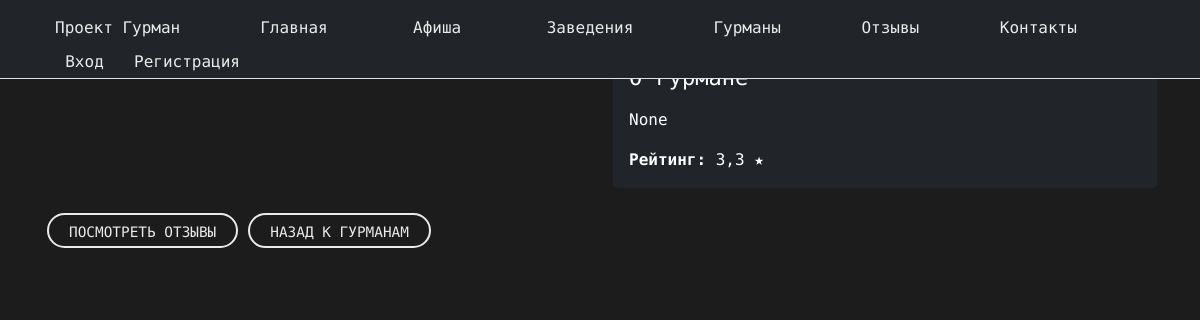
The app's page /gourmands/jaims-hatfield/, older data.
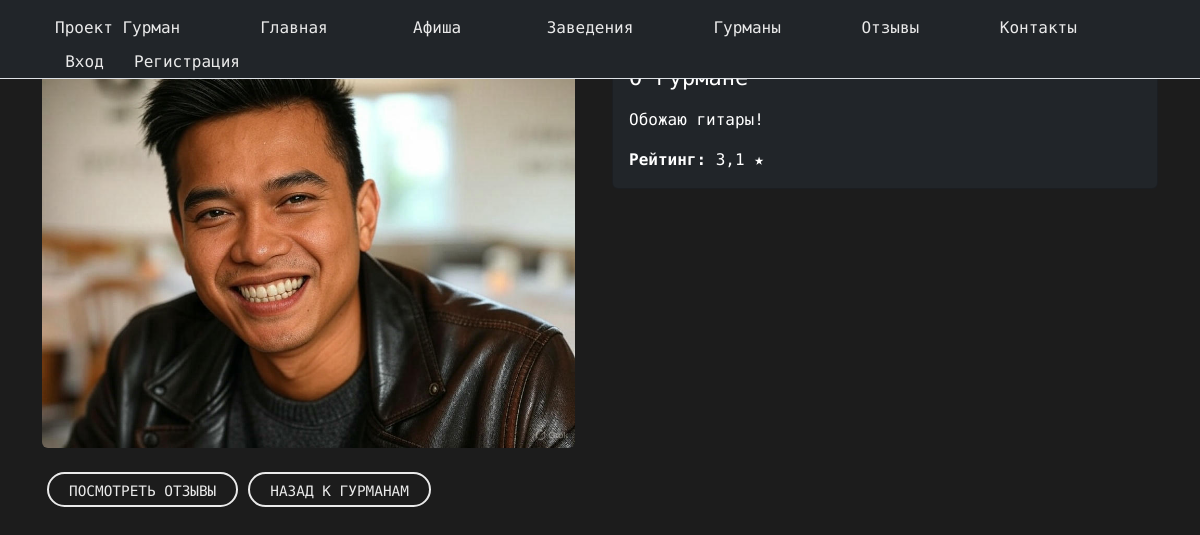
The same page, newer data.
### landing/models.py (models this page shows, shortened)
class User(AbstractBaseUser, PermissionsMixin):
    ROLE_CHOICES = (
        ("gourmand", "Гурман"),
        ("owner", "Владелец заведения"),
    )
    email = models.EmailField(unique=True)
    first_name = models.CharField(max_length=30, blank=True)
    last_name = models.CharField(max_length=30, blank=True)
    role = models.CharField(max_length=10, choices=ROLE_CHOICES, default="gourmand", db_index=True)  # Индекс на role
    is_active = models.BooleanField(default=True)
    is_staff = models.BooleanField(default=False)
    slug = models.SlugField(max_length=100, blank=True, unique=True, verbose_name="Слаг")
    date_joined = models.DateTimeField(auto_now_add=True, db_index=True)  # Индекс на date_joined
    objects = UserManager()
    USERNAME_FIELD = "email"
    REQUIRED_FIELDS = ["first_name", "last_name"]

class GourmandProfile(models.Model):
    user = models.OneToOneField(User, on_delete=models.CASCADE, related_name='gourmand_profile')
    rating = models.DecimalField(max_digits=3, decimal_places=1, default=0.0)
    image = models.ImageField(upload_to='gourmand_images/', blank=True, null=True)
    description = models.TextField(blank=True, null=True)

### landing/views.py (the view)
# urls.py: path('gourmands/<slug:slug>/', views.gourmand, name='gourmand'),
def gourmand(request, slug):
    gourmand_obj = get_object_or_404(User, slug=slug)
    return render(request, 'gourmands/gourmand.html', {'gourmand': gourmand_obj})

### templates/gourmands/gourmand.html (shortened to what this page needs)
{% extends 'landing/base.html' %}
{% load static %}
{% block content %}
<div class="container my-4 my-md-5">
  <div class="row">
    <div class="col-md-6">
      {% if gourmand.gourmand_profile.image %}
        <img src="{{ gourmand.gourmand_profile.image.url }}" alt="фото гурмана" class="img-fluid rounded" style="max-height: 400px; object-fit: cover;">
      {% else %}
        <img src="{% static 'img/default.png' %}" alt="фото гурмана" class="img-fluid rounded" style="max-height: 400px; object-fit: cover;">
      {% endif %}
    </div>
    <div class="col-md-6">
      <div class="card bg-dark text-white">
        <div class="card-body">
          <h4 class="card-title">О гурмане</h4>
          <p class="card-text">{{ gourmand.gourmand_profile.description }}</p>
          <p class="card-text">
            <strong>Рейтинг:</strong> {{ gourmand.gourmand_profile.rating }} ★
          </p>
        </div>
      </div>
    </div>
  </div>
  <div class="mt-4 button_user">
    <a href="{% url 'gourmand_reviews' gourmand.slug %}" class="custom-button">Посмотреть отзывы</a>
  </div>
  <div class="button_user">
    <a href="{% url 'gourmands' %}" class="custom-button">Назад к гурманам</a>
  </div>
</div>
{% endblock %}

Row changes from the older to the newer data that the page shows:
changed User: gourmand_profile.image: picture added; gourmand_profile.description "None" → "Обожаю гитары!"; gourmand_profile.rating "3,3" → "3,1"
